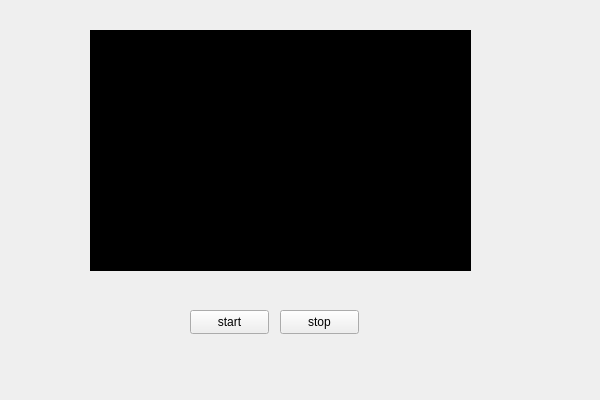
<?xml version="1.0" encoding="UTF-8"?>
<ui version="4.0">
 <class>XMediaPlayerClass</class>
 <widget class="QWidget" name="XMediaPlayerClass">
  <property name="geometry">
   <rect>
    <x>0</x>
    <y>0</y>
    <width>600</width>
    <height>400</height>
   </rect>
  </property>
  <property name="windowTitle">
   <string>XMediaPlayer</string>
  </property>
  <widget class="QPushButton" name="pb_start">
   <property name="geometry">
    <rect>
     <x>190</x>
     <y>310</y>
     <width>79</width>
     <height>24</height>
    </rect>
   </property>
   <property name="text">
    <string>start</string>
   </property>
  </widget>
  <widget class="QPushButton" name="pb_stop">
   <property name="geometry">
    <rect>
     <x>280</x>
     <y>310</y>
     <width>79</width>
     <height>24</height>
    </rect>
   </property>
   <property name="text">
    <string>stop</string>
   </property>
  </widget>
  <widget class="QLabel" name="label_video">
   <property name="geometry">
    <rect>
     <x>90</x>
     <y>30</y>
     <width>381</width>
     <height>241</height>
    </rect>
   </property>
   <property name="styleSheet">
    <string notr="true">background-color: rgb(0, 0, 0);</string>
   </property>
   <property name="text">
    <string>TextLabel</string>
   </property>
  </widget>
 </widget>
 <layoutdefault spacing="6" margin="11"/>
 <resources>
  <include location="xmedia_player.qrc"/>
 </resources>
 <connections>
  <connection>
   <sender>pb_start</sender>
   <signal>clicked()</signal>
   <receiver>XMediaPlayerClass</receiver>
   <slot>Play()</slot>
   <hints>
    <hint type="sourcelabel">
     <x>214</x>
     <y>192</y>
    </hint>
    <hint type="destinationlabel">
     <x>210</x>
     <y>495</y>
    </hint>
   </hints>
  </connection>
  <connection>
   <sender>pb_stop</sender>
   <signal>clicked()</signal>
   <receiver>XMediaPlayerClass</receiver>
   <slot>Stop()</slot>
   <hints>
    <hint type="sourcelabel">
     <x>296</x>
     <y>193</y>
    </hint>
    <hint type="destinationlabel">
     <x>295</x>
     <y>551</y>
    </hint>
   </hints>
  </connection>
 </connections>
 <slots>
  <slot>Play()</slot>
  <slot>Stop()</slot>
 </slots>
</ui>
